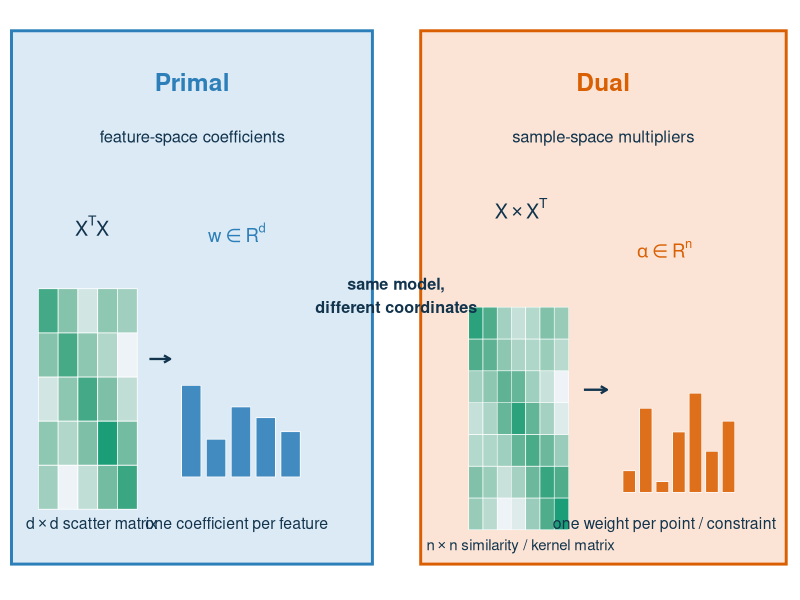

The R script that drew this image:
library(ggplot2)
library(gridExtra)

theme_set(
  theme_minimal(base_size = 13) +
    theme(
      panel.grid.minor = element_blank(),
      plot.title = element_text(face = "bold", size = 13),
      plot.subtitle = element_text(size = 11),
      axis.title = element_text(size = 11)
    )
)

cols <- list(
  primal = "#2C7FB8",
  primal_fill = "#DCEAF6",
  dual = "#D95F02",
  dual_fill = "#FBE4D5",
  accent = "#1B9E77",
  dark = "#12344D"
)

rescale01 <- function(x) {
  rng <- range(x)
  if (diff(rng) < 1e-12) {
    return(rep(0.5, length(x)))
  }
  (x - rng[1]) / diff(rng)
}

tile_df <- function(mat, x0, y0, cell = 0.34) {
  nr <- nrow(mat)
  nc <- ncol(mat)
  df <- expand.grid(row = seq_len(nr), col = seq_len(nc))
  df$value <- as.vector(mat[nr:1, , drop = FALSE])
  df$x <- x0 + (df$col - 1) * cell
  df$y <- y0 + (df$row - 1) * cell
  df$cell <- cell
  df
}

vector_df <- function(values, x0, y0, width = 0.42, gap = 0.12) {
  data.frame(
    xmin = x0 + (seq_along(values) - 1) * (width + gap),
    xmax = x0 + (seq_along(values) - 1) * (width + gap) + width,
    ymin = y0,
    ymax = y0 + pmax(values, 0) * 1.05
  )
}

# -----------------------------------------------------------------------------
# Figure 1: feature-space versus sample-space representation
# -----------------------------------------------------------------------------

X <- matrix(
  c(
    1.1, 0.2, -0.3, 0.8, 0.4,
    0.9, 0.5, -0.2, 0.6, 0.1,
    0.3, 1.0, 0.4, -0.1, -0.4,
    -0.2, 0.7, 1.1, 0.2, -0.6,
    -0.5, 0.1, 0.8, 0.9, -0.2,
    0.0, -0.4, 0.6, 1.0, 0.7,
    -0.3, -0.7, 0.1, 0.5, 1.2
  ),
  nrow = 7,
  byrow = TRUE
)

scatter <- crossprod(X)
similarity <- tcrossprod(X)
w_vals <- c(0.85, 0.35, 0.65, 0.55, 0.42)
alpha_vals <- c(0.20, 0.78, 0.10, 0.56, 0.92, 0.38, 0.66)

scatter_df <- tile_df(rescale01(scatter), x0 = 1.05, y0 = 1.10, cell = 0.43)
sim_df <- tile_df(rescale01(similarity), x0 = 10.35, y0 = 0.84, cell = 0.31)
w_df <- vector_df(w_vals, x0 = 3.95, y0 = 1.20, width = 0.42, gap = 0.12)
alpha_df <- vector_df(alpha_vals, x0 = 13.55, y0 = 1.05, width = 0.27, gap = 0.09)

p_views <- ggplot() +
  annotate("rect", xmin = 0.25, xmax = 8.10, ymin = 0.35, ymax = 5.55, fill = cols$primal_fill, color = cols$primal, linewidth = 1.0) +
  annotate("rect", xmin = 9.15, xmax = 17.10, ymin = 0.35, ymax = 5.55, fill = cols$dual_fill, color = cols$dual, linewidth = 1.0) +
  geom_tile(
    data = scatter_df,
    aes(x = x, y = y, fill = value),
    width = scatter_df$cell,
    height = scatter_df$cell,
    color = "white",
    linewidth = 0.25
  ) +
  geom_rect(
    data = w_df,
    aes(xmin = xmin, xmax = xmax, ymin = ymin, ymax = ymax),
    fill = cols$primal,
    alpha = 0.88,
    color = "white",
    linewidth = 0.25
  ) +
  geom_tile(
    data = sim_df,
    aes(x = x, y = y, fill = value),
    width = sim_df$cell,
    height = sim_df$cell,
    color = "white",
    linewidth = 0.20
  ) +
  geom_rect(
    data = alpha_df,
    aes(xmin = xmin, xmax = xmax, ymin = ymin, ymax = ymax),
    fill = cols$dual,
    alpha = 0.88,
    color = "white",
    linewidth = 0.22
  ) +
  scale_fill_gradient(low = "#EEF3F7", high = cols$accent, guide = "none") +
  annotate("segment", x = 3.25, y = 2.35, xend = 3.70, yend = 2.35, color = cols$dark, linewidth = 0.8, arrow = arrow(length = grid::unit(0.18, "cm"))) +
  annotate("segment", x = 12.70, y = 2.05, xend = 13.20, yend = 2.05, color = cols$dark, linewidth = 0.8, arrow = arrow(length = grid::unit(0.18, "cm"))) +
  annotate("text", x = 4.18, y = 5.05, label = "Primal", color = cols$primal, size = 6.2, fontface = "bold") +
  annotate("text", x = 4.18, y = 4.52, label = "feature-space coefficients", color = cols$dark, size = 4.2) +
  annotate("text", x = 2.00, y = 3.65, label = expression(X^T * X), color = cols$dark, size = 5.0, fontface = "bold") +
  annotate("text", x = 2.00, y = 0.75, label = expression(d %*% d ~ "scatter matrix"), color = cols$dark, size = 4.0) +
  annotate("text", x = 5.15, y = 3.58, label = expression(w %in% R^d), color = cols$primal, size = 4.7, fontface = "bold") +
  annotate("text", x = 5.15, y = 0.75, label = "one coefficient per feature", color = cols$dark, size = 4.0) +
  annotate("text", x = 13.12, y = 5.05, label = "Dual", color = cols$dual, size = 6.2, fontface = "bold") +
  annotate("text", x = 13.12, y = 4.52, label = "sample-space multipliers", color = cols$dark, size = 4.2) +
  annotate("text", x = 11.33, y = 3.82, label = expression(X %*% X^T), color = cols$dark, size = 5.0, fontface = "bold") +
  annotate("text", x = 11.33, y = 0.52, label = expression(n %*% n ~ "similarity / kernel matrix"), color = cols$dark, size = 3.8) +
  annotate("text", x = 14.45, y = 3.42, label = expression(alpha %in% R^n), color = cols$dual, size = 4.7, fontface = "bold") +
  annotate("text", x = 14.45, y = 0.75, label = "one weight per point / constraint", color = cols$dark, size = 4.0) +
  annotate("text", x = 8.62, y = 2.97, label = "same model,\ndifferent coordinates", color = cols$dark, size = 4.1, fontface = "bold") +
  coord_cartesian(xlim = c(0, 17.4), ylim = c(0, 5.85), expand = FALSE) +
  theme_void()

ggsave("../figure/primal_dual_views.pdf", p_views, width = 8.2, height = 4.5)

# -----------------------------------------------------------------------------
# Figure 2: computational regime comparison
# -----------------------------------------------------------------------------

regime_df <- expand.grid(
  log_n = seq(1.8, 4.3, length.out = 220),
  log_d = seq(1.8, 4.3, length.out = 220)
)
regime_df$pref <- ifelse(regime_df$log_d <= regime_df$log_n, "Primal often cheaper", "Dual often cheaper")

p_regime <- ggplot(regime_df, aes(x = log_n, y = log_d, fill = pref)) +
  geom_raster(interpolate = TRUE) +
  geom_abline(intercept = 0, slope = 1, color = "white", linewidth = 1.0, linetype = "dashed") +
  scale_fill_manual(
    values = c(
      "Primal often cheaper" = cols$primal,
      "Dual often cheaper" = cols$dual
    )
  ) +
  annotate("text", x = 3.55, y = 2.35, label = "d < n\nprimal often cheaper", color = "white", size = 4.2, fontface = "bold") +
  annotate("text", x = 2.35, y = 3.62, label = "n < d\ndual often cheaper", color = "white", size = 4.2, fontface = "bold") +
  annotate("text", x = 3.78, y = 4.15, label = "n = d", color = cols$dark, size = 4.0, fontface = "bold", angle = 45) +
  labs(
    title = "Dimension regime",
    subtitle = "Which representation has the smaller core matrix?",
    x = expression(log[10] * "(number of points n)"),
    y = expression(log[10] * "(number of variables d)")
  ) +
  theme(
    legend.position = "none",
    axis.line = element_line(color = "grey40")
  )

size_df <- data.frame(
  scenario = rep(c("Many points,\nfew variables", "Few points,\nmany variables"), each = 2),
  matrix_type = factor(
    rep(c("X^T X", "X X^T"), times = 2),
    levels = c("X^T X", "X X^T")
  ),
  entries = c(100^2, 10000^2, 10000^2, 100^2),
  label = c("1e4", "1e8", "1e8", "1e4")
)

p_sizes <- ggplot(size_df, aes(x = scenario, y = entries, fill = matrix_type)) +
  geom_col(position = position_dodge(width = 0.72), width = 0.62) +
  geom_text(
    aes(label = label),
    position = position_dodge(width = 0.72),
    vjust = -0.35,
    size = 4.0,
    color = cols$dark,
    fontface = "bold"
  ) +
  scale_y_log10() +
  scale_fill_manual(
    values = c(cols$primal, cols$dual)
  ) +
  labs(
    title = "Concrete matrix sizes",
    subtitle = "Example: core matrix entry counts",
    x = NULL,
    y = "entries (log scale)",
    fill = "matrix"
  ) +
  theme(
    axis.line.y = element_line(color = "grey40"),
    legend.position = "top"
  )

regimes_plot <- arrangeGrob(p_regime, p_sizes, ncol = 2)
ggsave("../figure/primal_dual_regimes.pdf", regimes_plot, width = 10.0, height = 4.6)
